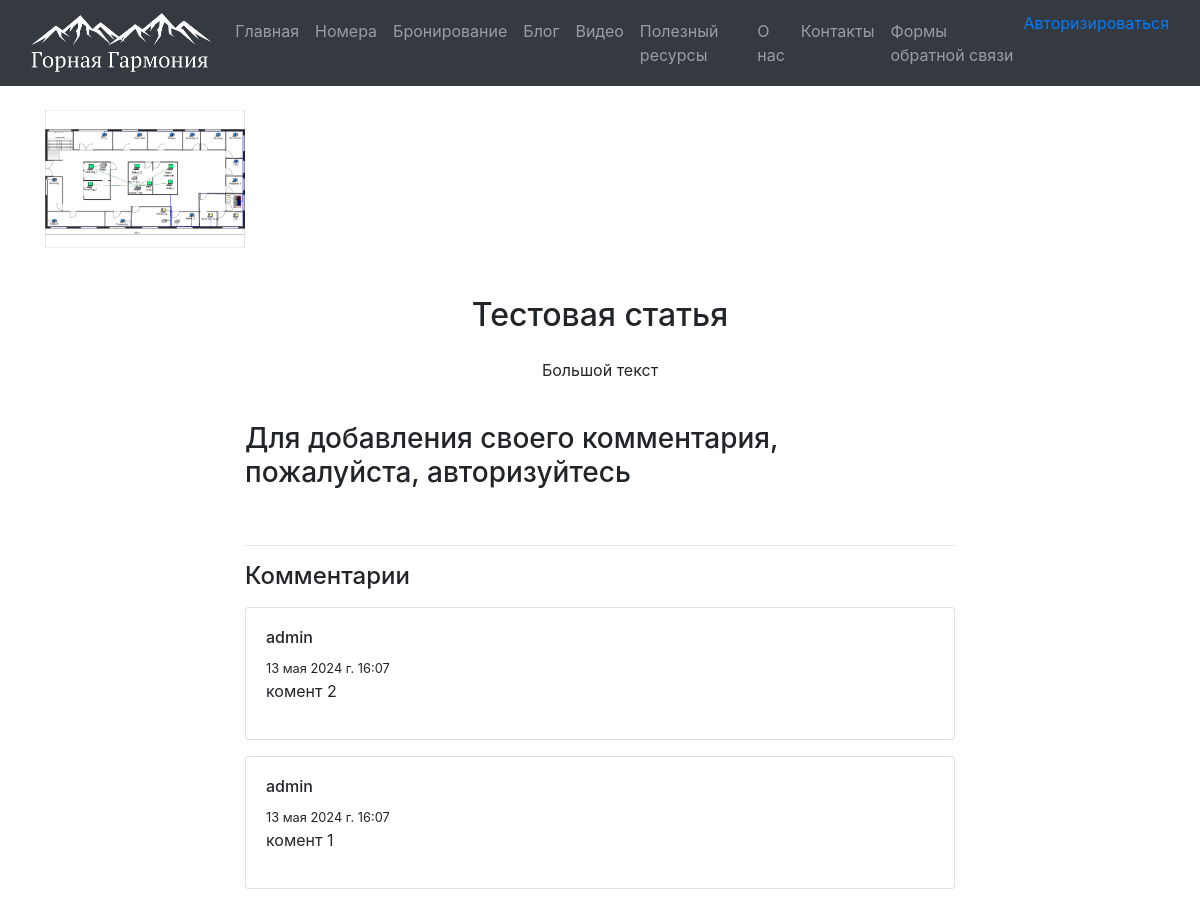
Page /blogpost/5/ on the committed database.
### app/models.py (models this page shows, shortened)
class Blog(models.Model):
    title = models.CharField(max_length = 100, unique_for_date = "posted", verbose_name = "Заголовок")
    description = models.TextField(verbose_name = "Краткое содержание")
    content = models.TextField(verbose_name = "Полное содержание")
    posted = models.DateTimeField(default = datetime.now(), db_index = True, verbose_name = "Опубликована")
    author=models.ForeignKey(User, null=True, blank=True, on_delete=models.SET_NULL, verbose_name ="Автор")
    image = models.FileField(default = 'temp.jpg', verbose_name = "Путь к картинке")

class Comment(models.Model):
    text=models.TextField(verbose_name="текст комментария")
    date=models.DateTimeField(default=datetime.now(),db_index=True, verbose_name="Дата комментария")
    author=models.ForeignKey(User, on_delete=models.CASCADE, verbose_name="Автор комментария")
    post=models.ForeignKey(Blog, on_delete=models.CASCADE, verbose_name="Статья комментария")
    class Meta:
        db_table="Comment"
        ordering=["-date"]
        verbose_name="Комментарии к статье блога"
        verbose_name_plural="Комментарии к статье блога"

### app/views.py (the view)
# urls.py: path('blogpost/<int:parametr>/', views.blogpost, name='blogpost'),
def blogpost(request, parametr):
    assert isinstance(request, HttpRequest)
    post_1 = Blog.objects.get(id=parametr) # запрос на выбор конкретной статьи по параметру
    comments=Comment.objects.filter(post=parametr)
    if request.method == "POST": # после отправки данных формы на сервер методом POST
        form = CommentForm(request.POST)
        if form.is_valid():
            comment_f = form.save(commit=False)
            comment_f.author = request.user # добавляем (так как этого поля нет в форме) в модель Комментария (Comment) в поле автор авторизованного пользователя
            comment_f.date = datetime.now() # добавляем в модель Комментария (Comment) текущую дату
            comment_f.post = Blog.objects.get(id=parametr) # добавляем в модель Комментария (Comment) статью, для которой данный комментарий
            comment_f.save() # сохраняем изменения после добавления полей
            return redirect('blogpost', parametr=post_1.id) # переадресация на ту же страницу статьи после отправки комментария
    else:
        form = CommentForm() # создание формы для ввода комментария
    return render(
        request,
        'app/blogpost.html',
        {
            'post_1': post_1, # передача конкретной статьи в шаблон веб-страницы
            'comments': comments, # передача всех комментариев к данной статье в шаблон веб-страницы
            'form': form, # передача формы добавления комментария в шаблон веб-страницы
            'year':datetime.now().year,
        }
    )

### app/templates/app/blogpost.html
<!DOCTYPE html>
{% extends 'app/layout.html' %}
{% load static %}
{% block content %}
{% if post_1.image and post_1.image.url != '/media/temp.jpg'%}
<img src="{{post_1.image.url}}" alt="Картинка статьи блога" width="200"/>
{%endif%}
<div class="container mt-5">
    <div class="row">
        <div class="col-lg-12 text-center">
            <h2 class="mb-4">{{ post_1.title }}</h2>
        </div>
    </div>
    <div class="row">
        <div class="col-lg-8 offset-lg-2">
            <p class="text-center">{{ post_1.content|linebreaksbr }}</p>
        </div>
    </div>
    {% if user.is_authenticated %}
    <div class="row mt-4">
        <div class="col-lg-8 offset-lg-2">
            <h3 class="mb-3">Добавить комментарий</h3>
            <form method="POST">
                {% csrf_token %}
                <div class="form-group">
                    {{ form.as_p }}
                </div>
                <button type="submit" class="btn btn-success">Отправить комментарий</button>
            </form>
        </div>
    </div>
    {% else %}
    <div class="row mt-4">
        <div class="col-lg-8 offset-lg-2">
            <h3 class="mb-3">Для добавления своего комментария, пожалуйста, авторизуйтесь</h3>
        </div>
    </div>
    {% endif %}
    <div class="row mt-4">
        <div class="col-lg-8 offset-lg-2">
            <hr>
            <h4 class="mb-3">Комментарии</h4>
            {% for comment in comments %}
            <div class="card mb-3">
                <div class="card-body">
                    <h6>{{ comment.author }}</h6>
                    <small>{{ comment.date }}</small>
                    <p>{{ comment.text|linebreaksbr }}</p>
                </div>
            </div>
            {% endfor %}
        </div>
    </div>
</div>
{% endblock %}

### rows in the picture
Blog: image (picture), title "Тестовая статья", content "Большой текст"
Comment: author "admin", date "13 мая 2024 г. 16:07", text "комент 2"
Comment: author "admin", date "13 мая 2024 г. 16:07", text "комент 1"
